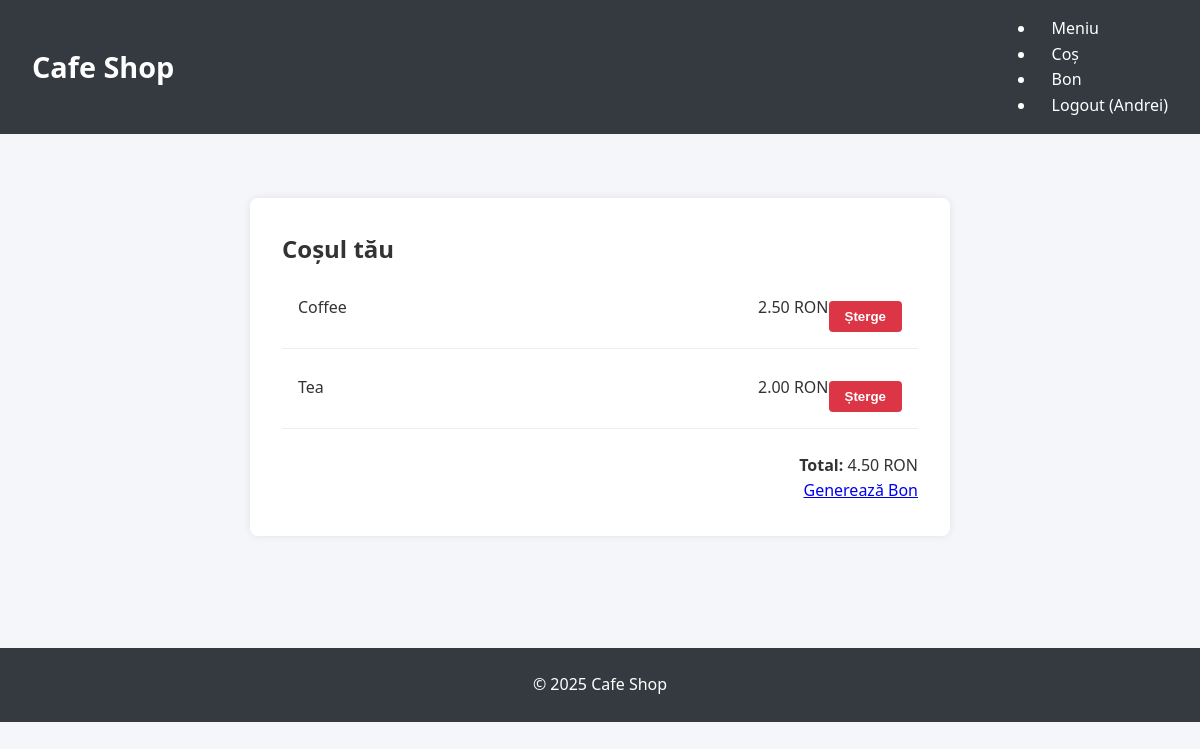
The page /cart (signed in) on the database its author committed.
### cafe_app/models.py (models this page shows)
class User(UserMixin, db.Model):
    id = db.Column(db.Integer, primary_key=True)
    username = db.Column(db.String(150), unique=True, nullable=False)
    password = db.Column(db.String(150), nullable=False)
    cart_items = db.relationship('CartItem', backref='user', lazy=True)

class CartItem(db.Model):
    id = db.Column(db.Integer, primary_key=True)
    user_id = db.Column(db.Integer, db.ForeignKey('user.id'), nullable=False)
    product_id = db.Column(db.Integer, db.ForeignKey('product.id'), nullable=False)

class Product(db.Model):
    id = db.Column(db.Integer, primary_key=True)
    name = db.Column(db.String(100), nullable=False)
    price = db.Column(db.Float, nullable=False)
    cart_items = db.relationship('CartItem', backref='product', lazy=True)

### cafe_app/routes.py (the view)
@bp.route('/cart')
@login_required
def view_cart():
    cart_items = CartItem.query.filter_by(user_id=current_user.id).all()
    total = sum(item.product.price for item in cart_items if item.product)
    return render_template('cart.html', cart_items=cart_items, total=total)

### cafe_app/__init__.py (called while the page is built)
def create_app():
    app = Flask(__name__)
    app.config['SECRET_KEY'] = 'secret123'
    app.config['SQLALCHEMY_DATABASE_URI'] = 'sqlite:///db.sqlite3'
    db.init_app(app)
    login_manager.init_app(app)
    login_manager.login_view = 'main.login'
    from .routes import bp as main_bp
    app.register_blueprint(main_bp)
    @login_manager.user_loader
    def load_user(user_id):
        return User.query.get(int(user_id))
    return app

### cafe_app/templates/cart.html (shortened to what this page needs)
{% extends 'base.html' %}
{% block content %}
<div class="cart-container">
  <h2>Coșul tău</h2>
  {% if cart_items %}
    <ul class="cart-list">
      {% for item in cart_items %}
        <li class="cart-item">
          <div class="item-info">
            <span>{{ item.product.name }}</span>
            <span>{{ "%.2f"|format(item.product.price) }} RON</span>
          </div>
          <form method="POST" action="{{ url_for('main.remove_from_cart', item_id=item.id) }}">
            <button type="submit" class="btn-danger">Șterge</button>
          </form>
        </li>
      {% endfor %}
    </ul>
    <div class="cart-summary">
      <p><strong>Total:</strong> {{ "%.2f"|format(total) }} RON</p>
      <a class="btn btn-primary" href="{{ url_for('main.receipt') }}">Generează Bon</a>
    </div>
  {% else %}
    <p>Coșul este gol.</p>
  {% endif %}
</div>
{% endblock %}

### cafe_app/templates/base.html (shortened to what this page needs)
<!DOCTYPE html>
<html lang="ro">
<head>
  <link rel="stylesheet" href="{{ url_for('static', filename='css/style.css') }}">
</head>
<body>
  <header>
    <h1>Cafe Shop</h1>
    <nav>
      <ul>
        <li><a href="{{ url_for('main.products') }}">Meniu</a></li>
        <li><a href="{{ url_for('main.view_cart') }}">Coș</a></li>
        <li><a href="{{ url_for('main.receipt') }}">Bon</a></li>
        {% if current_user.is_authenticated %}
          <li><a href="{{ url_for('main.logout') }}">Logout ({{ current_user.username }})</a></li>
        {% else %}
          <li><a href="{{ url_for('main.login') }}">Login</a></li>
        {% endif %}
      </ul>
    </nav>
  </header>
  <main>
    {% block content %}{% endblock %}
  </main>
  <footer>
    <p>&copy; 2025 Cafe Shop</p>
  </footer>
</body>
</html>

### cafe_app/static/css/style.css (style rules this page uses)
* { box-sizing: border-box; margin: 0; padding: 0; }
body { font-family: 'Segoe UI', sans-serif; background-color: #f4f6f9; color: #333; line-height: 1.6; }
header { background-color: #343a40; color: #fff; padding: 1rem 2rem; display: flex; justify-content: space-between; align-items: center; flex-wrap: wrap; }
header h1 { font-size: 1.8rem; }
nav a { color: #fff; margin-left: 1rem; text-decoration: none; font-weight: 500; transition: color 0.3s ease; }
main { padding: 2rem; max-width: 1100px; margin: 0 auto; }
form { margin-top: 1rem; }
button, input[type="submit"] { background-color: #28a745; color: #fff; padding: 0.6rem 1.2rem; border: none; border-radius: 5px; font-weight: bold; cursor: pointer; transition: background-color 0.3s ease; }
.cart-container { max-width: 700px; margin: 2rem auto; background: #fff; padding: 2rem; border-radius: 8px; box-shadow: 0 0 8px rgba(0,0,0,0.08); }
.cart-list { list-style: none; padding: 0; margin: 0; }
.cart-item { display: flex; justify-content: space-between; align-items: center; padding: 1rem; border-bottom: 1px solid #eee; }
.item-info { display: flex; justify-content: space-between; width: 100%; gap: 2rem; }
.cart-summary { margin-top: 1.5rem; text-align: right; }
.btn-danger { background-color: #dc3545; color: #fff; border: none; padding: 0.5rem 1rem; border-radius: 4px; cursor: pointer; }
footer { margin-top: 3rem; padding: 1.5rem; text-align: center; background-color: #343a40; color: #fff; }

### rows shown on the page
User: username "Andrei"
CartItem: product.name "Coffee"
Product: product.price "2.50"
CartItem: product.name "Tea"
Product: product.price "2.00"

### other values the page prints
{{ "%.2f"|format(total) }} "4.50"
